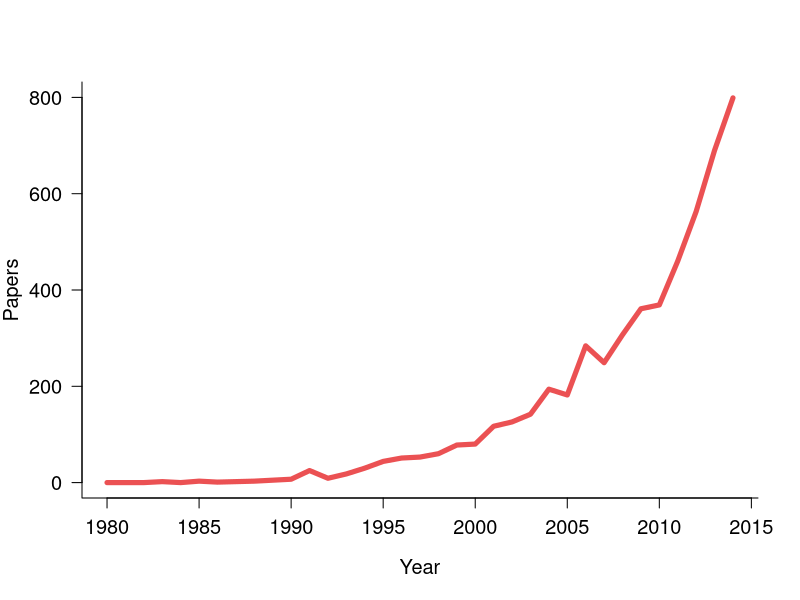

Recreate this plot in R.
# For talk

ds <- read.csv("Data/PCMCitesThruTime.csv", )

newred <- rgb(red = 235, green = 81, blue = 83, maxColorValue = 255)

png("Manuscript/Figures/PCMCitations_Talk.png", bg = "transparent")

# Plot citations
par(bty = "l")
plot(Citations ~ Year, data = ds, type = "l", ylim = c(0, 800), 
	 las = 1, lwd = 5, cex.lab = 1.2, cex.axis = 1.2, col = newred,
	 ylab = "Papers", xlab = "Year")

dev.off()